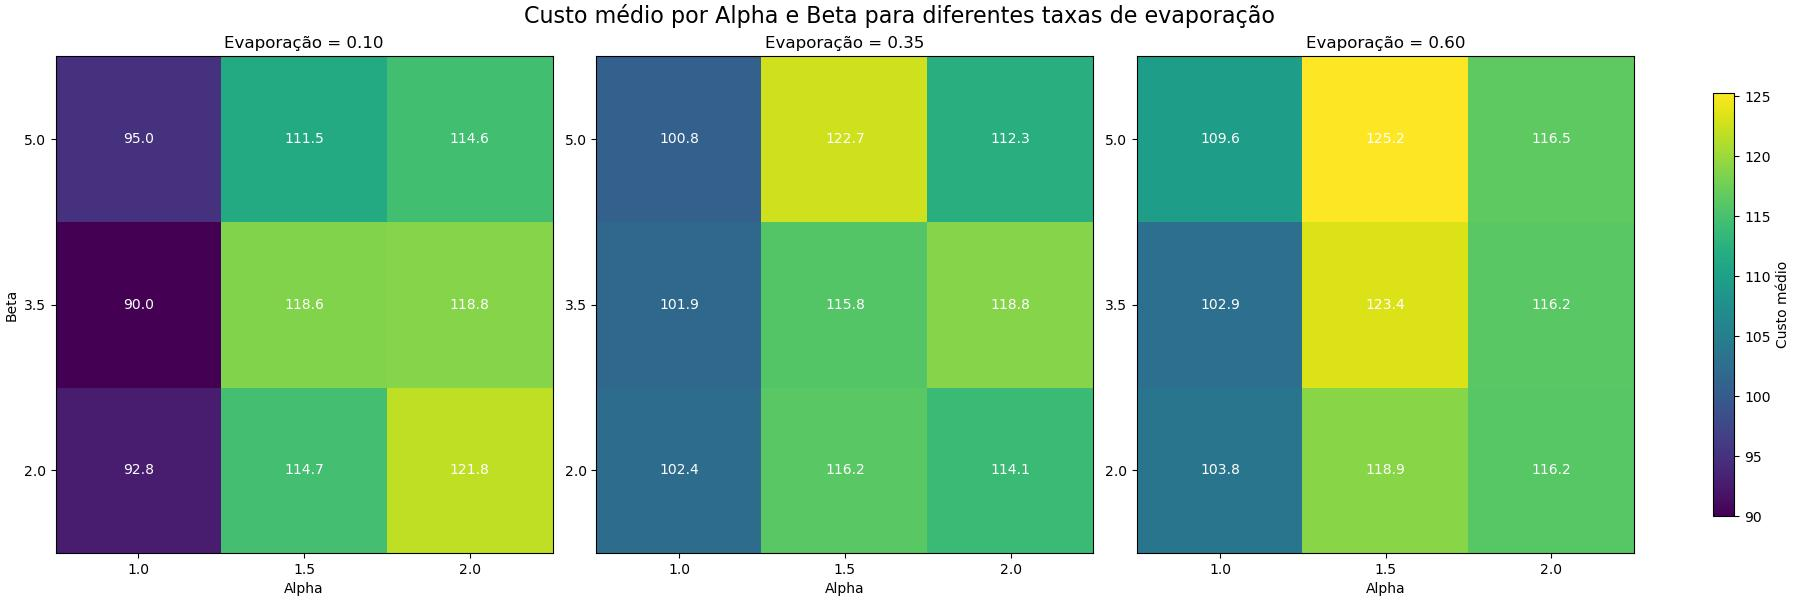

Source code (Python):
import matplotlib.pyplot as plt
import numpy as np
import os

# Parâmetros
ALPHAS = [1.0, 1.5, 2.0]
BETAS = [2.0, 3.5, 5.0]
EVAPOS = [0.10, 0.35, 0.60]

directory = "runs"

# Inicializa matriz 3D de custos
costs = np.zeros((len(ALPHAS), len(BETAS), len(EVAPOS)))

# Lê os arquivos e armazena a média dos custos
for i, a in enumerate(ALPHAS):
    for j, b in enumerate(BETAS):
        for k, e in enumerate(EVAPOS):
            filepath = f"{directory}/tempos_{a}_{b}_{e:.2f}.txt"
            try:
                with open(filepath, "r") as f:
                    lines = f.readlines()
                    run_costs = [int(line.split()[-1]) for line in lines if line.startswith("Cost")]
                    costs[i, j, k] = np.mean(run_costs) if run_costs else np.nan
            except FileNotFoundError:
                costs[i, j, k] = np.nan

# Gera a figura com 3 heatmaps
fig, axes = plt.subplots(1, 3, figsize=(18, 6), constrained_layout=True)

# Criação do heatmap para cada evaporação
heatmaps = []
for k, e in enumerate(EVAPOS):
    data = costs[:, :, k].T  # Transpor: X=alpha, Y=beta
    ax = axes[k]
    im = ax.imshow(data, cmap="viridis", origin="lower", vmin=np.nanmin(costs), vmax=np.nanmax(costs))
    heatmaps.append(im)

    ax.set_title(f"Evaporação = {e:.2f}")
    ax.set_xticks(range(len(ALPHAS)))
    ax.set_yticks(range(len(BETAS)))
    ax.set_xticklabels(ALPHAS)
    ax.set_yticklabels(BETAS)
    ax.set_xlabel("Alpha")
    if k == 0:
        ax.set_ylabel("Beta")

    # Anota os valores nas células
    for i in range(len(BETAS)):
        for j in range(len(ALPHAS)):
            val = data[i, j]
            text = f"{val:.1f}" if not np.isnan(val) else "NaN"
            ax.text(j, i, text, ha="center", va="center", color="w")

# Adiciona colorbar fora dos subplots
cbar = fig.colorbar(heatmaps[0], ax=axes, location='right', shrink=0.8, label="Custo médio")

plt.suptitle("Custo médio por Alpha e Beta para diferentes taxas de evaporação", fontsize=16)
plt.savefig('heatmap.jpg')
plt.show()
